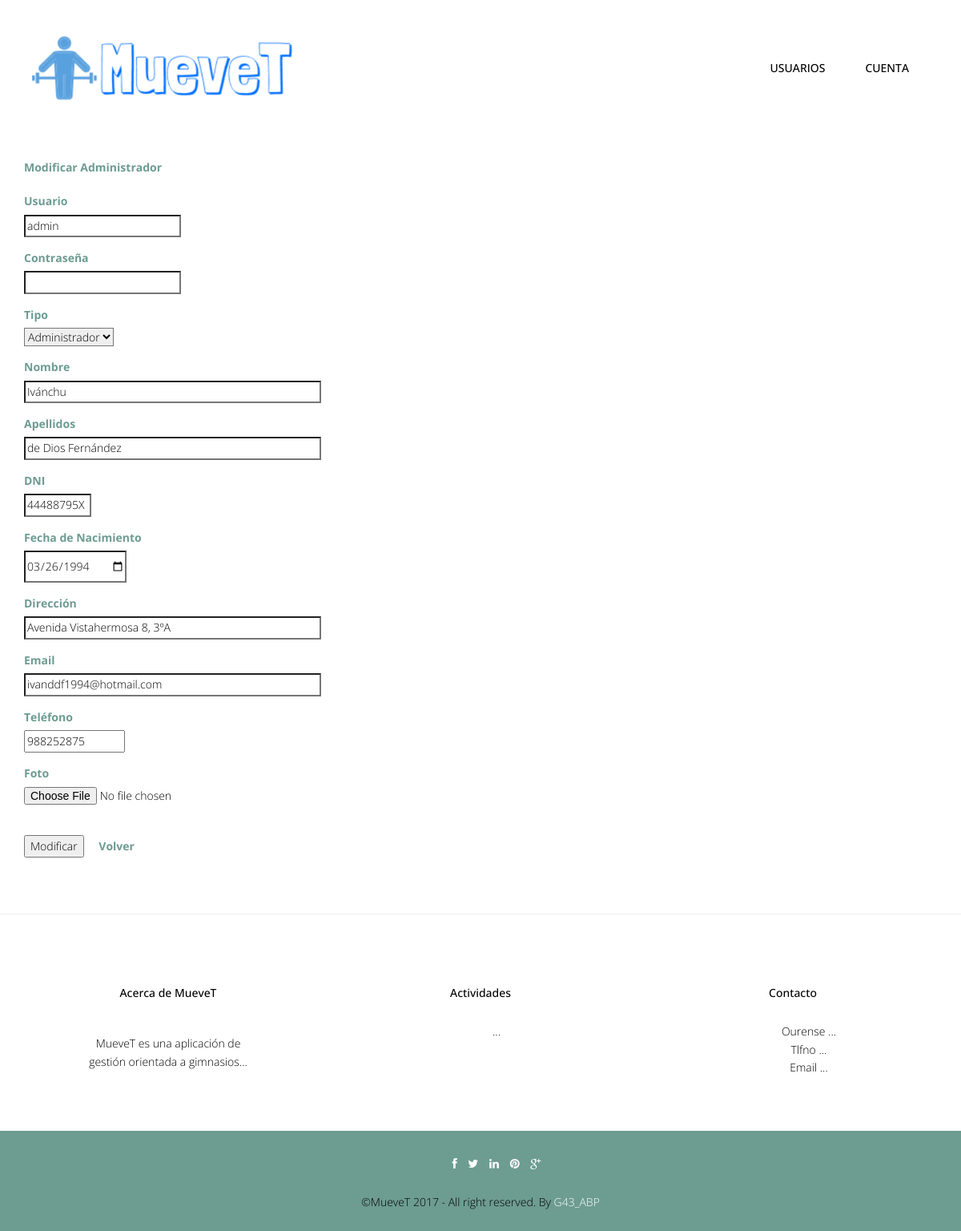
The page /abp/Controllers/USUARIO_Controller.php?userName=admin&accion=Modificar (signed in) on the database its author committed.
### tables this page shows
CREATE TABLE IF NOT EXISTS `usuario` (
  `userName` varchar(20) NOT NULL,
  `password` varchar(128) NOT NULL,
  `tipoUsuario` int(10) NOT NULL,
  `nombre` varchar(20) NOT NULL,
  `apellidos` varchar(70) NOT NULL,
  `dni` varchar(9) NOT NULL,
  `fechaNac` date NOT NULL,
  `direccion` varchar(80) DEFAULT NULL,
  `telefono` int(15) DEFAULT NULL,
  `email` varchar(30) DEFAULT NULL,
  `foto` varchar(500) DEFAULT NULL
);

CREATE TABLE IF NOT EXISTS `rol` (
  `idRol` int(10) NOT NULL,
  `nombreRol` varchar(45) NOT NULL
);

### abp/Models/USUARIO_Model.php (called while the page is built, shortened)
<?php
include '../Functions/LibraryFunctions.php';
class USUARIO_Modelo {
    var $userName;
    var $tipoUsuario;
    var $mysqli;
    function __construct($userName, $password, $tipoUsuario, $nombre, $apellidos, $dni, $fechaNac, $direccion, $telefono, $email, $foto, $cuentaBanc, $tipoDeportista, $metodoPago) {
        $this->userName = $userName;
        $this->tipoUsuario = $tipoUsuario;
    }
    function ConectarBD() {
        $this->mysqli = new mysqli("localhost", "root", "", "gymgest");
    }
    function RellenaDatos() {
        if ($this->tipoUsuario == 1) {
            $sql = "SELECT * FROM USUARIO WHERE USUARIO.userName = '" . $this->userName . "'";
        } else if ($this->tipoUsuario == 2) {
            $sql = "SELECT * FROM USUARIO, ENTRENADOR WHERE USUARIO.userName = ENTRENADOR.userName AND ENTRENADOR.userName = '" . $this->userName . "'";
        } else if ($this->tipoUsuario == 3) {
            $sql = "SELECT * FROM USUARIO, DEPORTISTA WHERE USUARIO.userName = DEPORTISTA.userName AND DEPORTISTA.userName = '" . $this->userName . "'";
        }
        if (!($resultado = $this->mysqli->query($sql))) {
            return 'Error en la consulta sobre la base de datos';
        } else {
            $result = $resultado->fetch_array();
            return $result;
        }
    }
}
?>

### abp/Views/USUARIO_EDIT_Vista.php (the view, shortened to what this page needs)
<?php
class USUARIO_Modificar {
    private $valores;
    private $volver;
    function __construct($valores, $volver) {
        $this->valores = $valores;
        $this->volver = $volver;
        $this->render();
    }
    function render() {
        ?>
        <div class="container" >
            <form  id="form" name="form" action='USUARIO_Controller.php?user=admin'  method='post'   enctype="multipart/form-data">
                <div class="form-group" >
                    <label class="control-label" ><?php echo $strings['Modificar Administrador']; ?></label><br>
                </div>
                <div class="form-group">
                    <label class="control-label" ><?php echo $strings['userName']; ?></label><br>
                    <input class="form" id="userName" name="userName" size="25" type="text" required="true" readonly="true" value="<?php echo $this->valores['userName']; ?>">
                </div>
                <div class="form-group">
                    <label class="control-label" ><?php echo $strings['password']; ?></label><br>
                    <input class="form" id="password" name="password" size="25" type="password" required="true"/>
                </div>
                <div class="form-group">
                    <label class="control-label" ><?php echo $strings['tipoUsuario']; ?></label><br>
                    <select name="tipoUsuario" id="tipoUsuario">
                        <option value="<?php echo ConsultarNOMRol($this->valores['tipoUsuario']); ?>" selected><?php echo ConsultarNOMRol($this->valores['tipoUsuario']); ?></option>
                    </select>
                </div>
                <div class="form-group">
                    <label class="control-label" ><?php echo $strings['nombre']; ?></label><br>
                    <input class="form" id="nombre" name="nombre" size="50" type="text" required="true" value="<?php echo $this->valores['nombre']; ?>">
                </div>
                <div class="form-group">
                    <label class="control-label" ><?php echo $strings['apellidos']; ?></label><br>
                    <input class="form" id="apellidos" name="apellidos" size="50" type="text" required="true" value="<?php echo $this->valores['apellidos']; ?>">
                </div>
                <div class="form-group">
                    <label class="control-label" ><?php echo $strings['dni']; ?></label><br>
                    <input class="form" id="dni" name="dni" size="9" type="text" required="true" value="<?php echo $this->valores['dni']; ?>">
                </div>
                <div class="form-group">
                    <label class="control-label" ><?php echo $strings['fechaNac']; ?></label><br>
                    <input class="form" id="fechaNac" name="fechaNac" type="date" required="true" value="<?php echo $this->valores['fechaNac']; ?>">
                </div>
                <div class="form-group">
                    <label class="control-label" ><?php echo $strings['direccion']; ?></label><br>
                    <input class="form" id="direccion" name="direccion" size="50" type="text" required="true" value="<?php echo $this->valores['direccion']; ?>">
                </div>
                <div class="form-group">
                    <label class="control-label" ><?php echo $strings['email']; ?></label><br>
                    <input class="form" id="email" name="email" size="50" type="email" required="true" value="<?php echo $this->valores['email']; ?>">
                </div>
                <div class="form-group">
                    <label class="control-label" ><?php echo $strings['telefono']; ?></label><br>
                    <input class="form" id="telefono" name="telefono" size="15" type="numeric" required="true" value="<?php echo $this->valores['telefono']; ?>">
                </div>
                <div class="form-group">
                    <label class="control-label" ><?php echo $strings['foto']; ?></label><br>
                    <input type="file" name="foto" accept="image/*" value="<?php echo $this->valores['foto']; ?>">
                </div>
                <br>
                <input type = 'submit' name = 'accion' value = '<?php echo $strings['Modificar'] ?>'  onclick="return valida_envia_USUARIO()" >
                <a class="form-link" href='<?php echo $this->volver ?> '><?php echo $strings['Volver']; ?> </a>
            </form>
        </div>
        <?php
        include '../Views/footer.php';
    }
}
?>

### abp/css/style.css (style rules this page uses)
body { font-family:'Open Sans', Arial, sans-serif; font-size:14px; font-weight:300; line-height:1.6em; color:#000; background-color:#fff; }
form { margin-top:50px; margin-bottom:50px; }
label { color:#6D9C91; font-size:14px; }
.link-list ul,li,a { color:#000; list-style:none; }
.form-link { font-weight:bold; color: #6D9C91 !important; margin-left: 15px; }

### abp/css/overwrite.css (style rules this page uses)
select, textarea, input[type="text"], input[type="password"], input[type="datetime"], input[type="datetime-local"], input[type="date"], input[type="month"], input[type="time"], input[type="week"], input[type="number"], input[type="email"], input[type="url"], input[type="search"], input[type="tel"], input[type="color"], .uneditable-input { -webkit-border-radius: 0; -moz-border-radius: 0; border-radius: 0; }

### rows shown on the page
usuario: userName "admin", tipoUsuario "Administrador", nombre "Ivánchu", apellidos "de Dios Fernández", dni "44488795X", fechaNac "03/26/1994", direccion "Avenida Vistahermosa 8, 3ºA", email "ivanddf1994@hotmail.com", telefono "988252875"

### other values the page prints
$strings['Cuenta'] "CUENTA"
$strings['Modificar Administrador'] "Modificar Administrador"
$strings['userName'] "Usuario"
$strings['password'] "Contraseña"
$strings['tipoUsuario'] "Tipo"
$strings['nombre'] "Nombre"
$strings['apellidos'] "Apellidos"
$strings['dni'] "DNI"
$strings['fechaNac'] "Fecha de Nacimiento"
$strings['direccion'] "Dirección"
$strings['email'] "Email"
$strings['telefono'] "Teléfono"
$strings['foto'] "Foto"
$strings['Volver'] "Volver"
